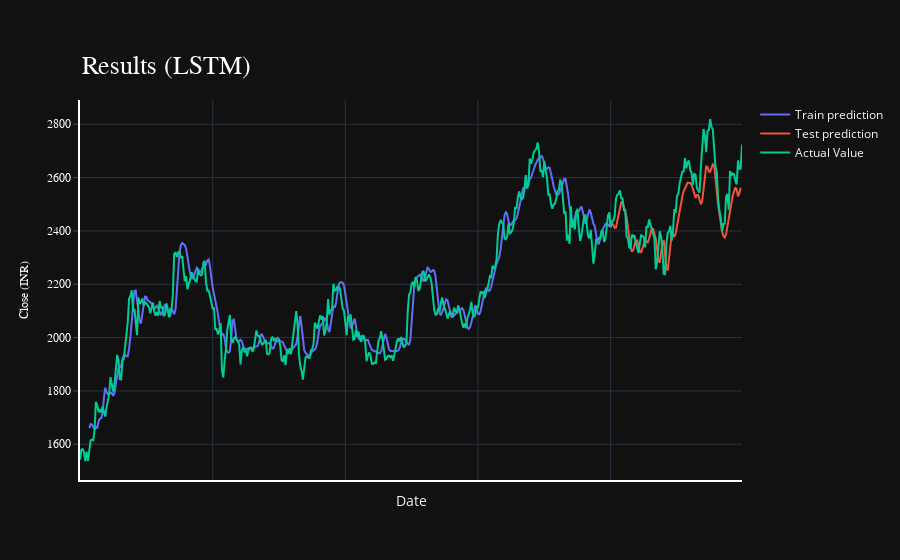

The notebook cell saved with this chart:
### Code cell
plotly_graph_for_visualisation(y_test_pred, y_train_pred)

### Figure 1 — Plotly figure (JSON) as saved in the notebook; plotly's stock layout.template omitted (floating-point values rounded to 4 significant figures; data arrays with more than 128 entries replaced by an {"elided": "..."} marker saying what was removed)
{"data": [{"mode": "lines", "name": "Train prediction", "type": "scatter", "x": {"elided": "500 int values"}, "y": {"elided": "500 float values"}}, {"mode": "lines", "name": "Test prediction", "type": "scatter", "x": {"elided": "500 int values"}, "y": {"elided": "500 float values"}}, {"mode": "lines", "name": "Actual Value", "type": "scatter", "x": {"elided": "500 int values"}, "y": {"elided": "500 float values"}}], "layout": {"annotations": [{"font": {"color": "white", "family": "Rockwell", "size": 26}, "showarrow": false, "text": "Results (LSTM)", "x": 0, "xanchor": "left", "xref": "paper", "y": 1.05, "yanchor": "bottom", "yref": "paper"}], "showlegend": true, "xaxis": {"linecolor": "white", "linewidth": 2, "showgrid": true, "showline": true, "showticklabels": false, "title": {"text": "Date"}}, "yaxis": {"linecolor": "white", "linewidth": 2, "showgrid": true, "showline": true, "showticklabels": true, "tickfont": {"color": "white", "family": "Rockwell", "size": 12}, "ticks": "outside", "title": {"font": {"color": "white", "family": "Rockwell", "size": 12}, "text": "Close (INR)"}}}}
